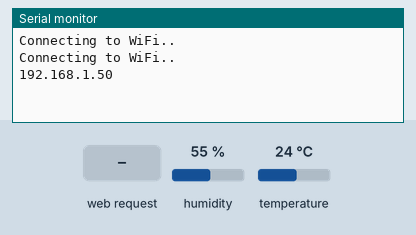
This sketch was run on a simulated ESP32. Shown: the last lines printed to the serial monitor. Inputs (shaded band) come from the test bench; at power-on: humidity 55 %, temperature 24 °C. WiFi joins after 1.5 s; servers stay silent unless stated.

Above: at 3.2 s.
3.3 s: HTTP request GET /temperature received
At 4.4 s:
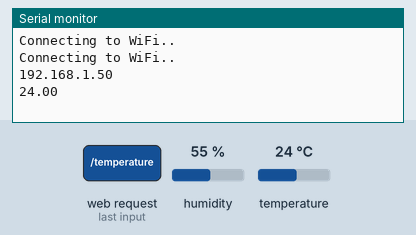
4.8 s: HTTP request GET /humidity received
At 5.9 s:
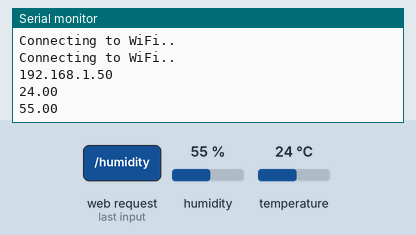

Measured:
- after the input at 3.3 s, the serial monitor: prints a new line at once (image 1)
- after the input at 4.8 s, the serial monitor: prints a new line at once (image 2)

The sketch:

ESP32_Sensor_DHT.ino
```cpp
//Bibliotecas requisitadas
#include "WiFi.h"
#include "ESPAsyncWebServer.h"
#include <Adafruit_Sensor.h>
#include <DHT.h>

//Credenciais de internet local
const char* ssid = "LORENA";
const char* password = "56736212";

#define DHTPIN 27     // Digital pin conectado ao sensor DHT

#define DHTTYPE    DHT11     //Sensor que está sendo usado

DHT dht(DHTPIN, DHTTYPE);

//Cria objeto AsyncWebServer na porta 80
AsyncWebServer server(80);

String readDHTTemperature() {
  //Leitura de Temperatura em Celcius
  float t = dht.readTemperature();

  if (isnan(t)) {
    Serial.println("Falha na leitura de Temperatura do sensor DHT!");
    return "--";
  }
  else {
    Serial.println(t);
    return String(t);
    //Função que converte float e string
  }
}

String readDHTHumidity() {
  //Leitura de Humidade
  float h = dht.readHumidity();
  if (isnan(h)) {
    Serial.println("Falha na leitura de Humidade do sensor DHT!");
    return "--";
  }
  else {
    Serial.println(h);
    return String(h);
    //Função que converte float e string
  }
}

//META - Site funcionar em qualquer browser de internet
//LINK - Carregar os ícones
const char index_html[] PROGMEM = R"rawliteral(
<!DOCTYPE HTML><html>

<head>
  <meta name="viewport" content="width=device-width, initial-scale=1">
  <link rel="stylesheet" href="https://use.fontawesome.com/releases/v5.7.2/css/all.css" integrity="sha384-fnmOCqbTlWIlj8LyTjo7mOUStjsKC4pOpQbqyi7RrhN7udi9RwhKkMHpvLbHG9Sr" crossorigin="anonymous">

  <style>
    html {
     font-family: Arial;
     display: inline-block;
     margin: 0px auto;
     text-align: center;
    }
    h2 { font-size: 3.0rem; }
    p { font-size: 3.0rem; }
    .units { font-size: 1.2rem; }
    .dht-labels{
      font-size: 1.5rem;
      vertical-align:middle;
      padding-bottom: 15px;
    }
  </style>
</head>

<body>
  <meta charset = UTF-8>
  <h3>João Vitor Paravidini</h3>
  <h3>Técnico em Informática</h3>
  <h3>Trabalho de Conclusão de Curso</h3>
  <p align = center>
  <h2>ESP32 - Sensor DHT</h2>
  </p>
  <p align = center>
    <i class="fas fa-thermometer-half" style="color:#059e8a;"></i>
    <span class="dht-labels">Temperature</span>
    <span id="temperature">%TEMPERATURE%</span>
    <sup class="units">&deg;C</sup>
  </p>
  <p align = center>
    <i class="fas fa-tint" style="color:#00add6;"></i>
    <span class="dht-labels">Humidity</span>
    <span id="humidity">%HUMIDITY%</span>
    <sup class="units">&percnt;</sup>
  </p>
</body>
<script>
setInterval(function ( ) {
  var xhttp = new XMLHttpRequest();
  xhttp.onreadystatechange = function() {
    if (this.readyState == 4 && this.status == 200) {
      document.getElementById("temperature").innerHTML = this.responseText;
    }
  };
  xhttp.open("GET", "/temperature", true);
  xhttp.send();
}, 10000 ) ;

setInterval(function ( ) {
  var xhttp = new XMLHttpRequest();
  xhttp.onreadystatechange = function() {
    if (this.readyState == 4 && this.status == 200) {
      document.getElementById("humidity").innerHTML = this.responseText;
    }
  };
  xhttp.open("GET", "/humidity", true);
  xhttp.send();
}, 10000 ) ;
</script>
</html>)rawliteral";

// Substituir espaços da leitura do sensor DHT no código HTML
String processor(const String& var){
  //Serial.println(var);
  if(var == "TEMPERATURE"){
    return readDHTTemperature();
  }
  else if(var == "HUMIDITY"){
    return readDHTHumidity();
  }
  return String();
}

void setup(){

  Serial.begin(115200);

  dht.begin();

  // Conexão Wi-Fi
  WiFi.begin(ssid, password);
  while (WiFi.status() != WL_CONNECTED) {
    delay(1000);
    Serial.println("Connecting to WiFi..");
  }

  // Impressão do Endereço IP local do ESP32
  Serial.println(WiFi.localIP());

  // Rota para o servidor web
  server.on("/", HTTP_GET, [](AsyncWebServerRequest *request){
    request->send_P(200, "text/html", index_html, processor);
  });
  server.on("/temperature", HTTP_GET, [](AsyncWebServerRequest *request){
    request->send_P(200, "text/plain", readDHTTemperature().c_str());
  });
  server.on("/humidity", HTTP_GET, [](AsyncWebServerRequest *request){
    request->send_P(200, "text/plain", readDHTHumidity().c_str());
  });

  server.begin();
}

void loop(){

}
```
